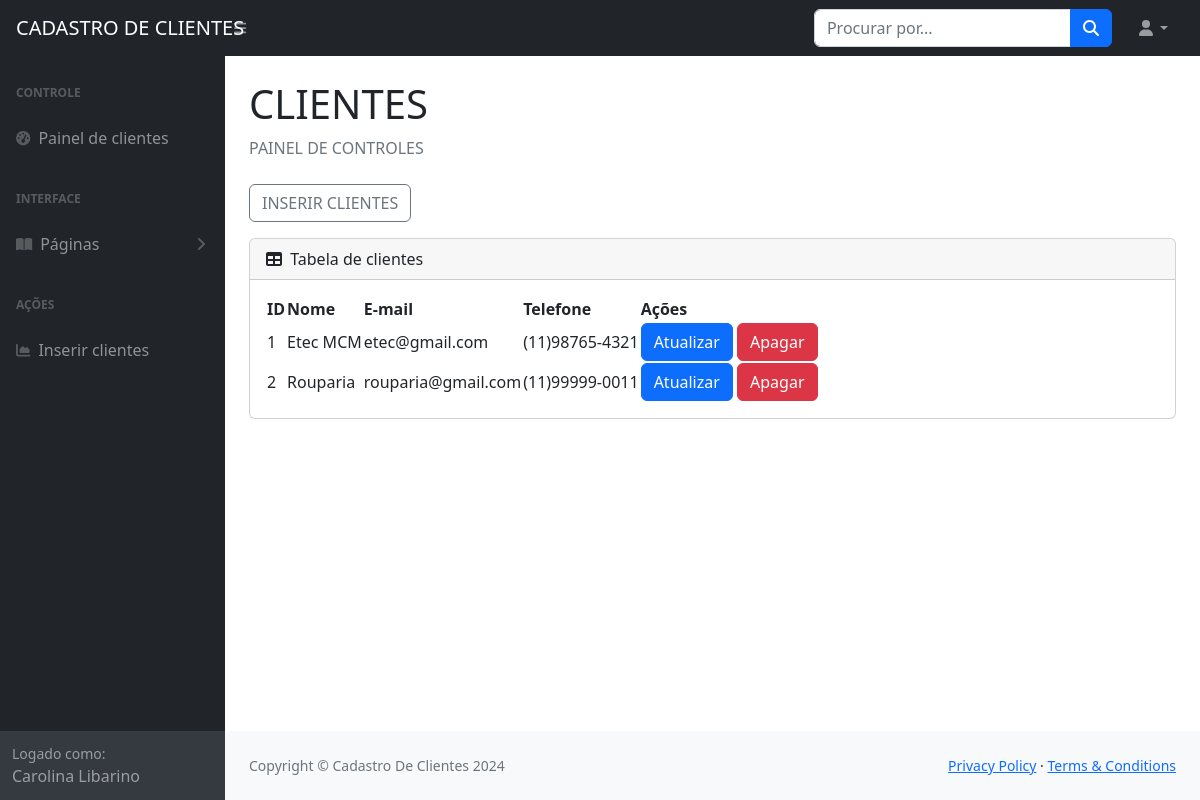
Page /Painel/index.php (signed in) on the committed database.
### tables this page shows
CREATE TABLE `clientes` (
  `id_cliente` int(11) NOT NULL,
  `nome_cliente` varchar(255) NOT NULL,
  `email_cliente` varchar(255) NOT NULL,
  `telefone` varchar(255) NOT NULL
);

### Painel/index.php (the view, shortened to what this page needs)
<?php
    include 'conecta.php';
    include 'menu.php';
?>
<div id="layoutSidenav_content">
    <main>
        <div class="container-fluid px-4">
            <h1 class="mt-4">CLIENTES</h1>
            <ol class="breadcrumb mb-4">
                <li class="breadcrumb-item active">PAINEL DE CONTROLES</li>
            </ol>
            <a href='form_insere_clientes.php'><button class='btn btn-outline-secondary'
                    style="margin-bottom: 1rem;">INSERIR CLIENTES</button></a>
            <div class="card mb-4">
                <div class="card-header">
                    <i class="fas fa-table me-1"></i>
                    Tabela de clientes
                </div>
                <div class="card-body">
                    <table id="datatablesSimple">
                        <thead>
                            <tr>
                                <th scope="col">ID</th>
                                <th scope="col">Nome</th>
                                <th scope="col">E-mail</th>
                                <th scope="col">Telefone</th>
                                <th scope="col">Ações</th>
                            </tr>
                        </thead>
                        <tbody>
                            <?php
                            $sql = "SELECT * FROM clientes";
                            $consulta = $conexao->query($sql);
                            while ($dados = $consulta->fetch_assoc()) {
                                echo "<tr>";
                                echo "<td>" . $dados['id_cliente'] . "</td>";
                                echo "<td>" . $dados['nome_cliente'] . "</td>";
                                echo "<td>" . $dados['email_cliente'] . "</td>";
                                echo "<td>" . $dados['telefone'] . "</td>";
                                echo "<td>
                                            <a href='form_atualiza_cliente.php?id_cliente=" . $dados["id_cliente"] . "'><button class='btn btn-primary'>Atualizar</button></a>
                                            <a href='apaga_cliente.php?id_cliente=" . $dados["id_cliente"] . "'><button class='btn btn-danger' onclick='return confirmDelete()'>Apagar</button></a>
                                    </td>";
                                echo "</tr>";
                            }
                            ?>
                        </tbody>
                    </table>
                </div>
            </div>
        </div>
    </main>
    <footer class="py-4 bg-light mt-auto">
        <div class="container-fluid px-4">
            <div class="d-flex align-items-center justify-content-between small">
                <div class="text-muted">Copyright &copy; Cadastro De Clientes 2024</div>
                <div>
                    <a href="#">Privacy Policy</a>
                    &middot;
                    <a href="#">Terms &amp; Conditions</a>
                </div>
            </div>
        </div>
    </footer>
</div>
</div>
</body>
</html>

### Painel/menu.php (shortened to what this page needs)
<!DOCTYPE html>
<html lang="en">
<head>
    <link href="https://cdn.jsdelivr.net/npm/simple-datatables@7.1.2/dist/style.min.css" rel="stylesheet" />
    <link href="css/styles.css" rel="stylesheet" />
</head>
<body class="sb-nav-fixed">
    <nav class="sb-topnav navbar navbar-expand navbar-dark bg-dark">
        <a class="navbar-brand ps-3" href="index.php">CADASTRO DE CLIENTES</a>
        <button class="btn btn-link btn-sm order-1 order-lg-0 me-4 me-lg-0" id="sidebarToggle" href="#!"><i
                class="fas fa-bars"></i></button>
        <form class="d-none d-md-inline-block form-inline ms-auto me-0 me-md-3 my-2 my-md-0">
            <div class="input-group">
                <input class="form-control" type="text" placeholder="Procurar por..." aria-label="Search for..."
                    aria-describedby="btnNavbarSearch" />
                <button class="btn btn-primary" id="btnNavbarSearch" type="button"><i
                        class="fas fa-search"></i></button>
            </div>
        </form>
        <ul class="navbar-nav ms-auto ms-md-0 me-3 me-lg-4">
            <li class="nav-item dropdown">
                <a class="nav-link dropdown-toggle" id="navbarDropdown" href="#" role="button" data-bs-toggle="dropdown"
                    aria-expanded="false"><i class="fas fa-user fa-fw"></i></a>
            </li>
        </ul>
    </nav>
    <div id="layoutSidenav">
        <div id="layoutSidenav_nav">
            <nav class="sb-sidenav accordion sb-sidenav-dark" id="sidenavAccordion">
                <div class="sb-sidenav-menu">
                    <div class="nav">
                        <div class="sb-sidenav-menu-heading">Controle</div>
                        <a class="nav-link" href="index.php">
                            <div class="sb-nav-link-icon"><i class="fas fa-tachometer-alt"></i></div>
                            Painel de clientes
                        </a>
                        <div class="sb-sidenav-menu-heading">Interface</div>
                        <a class="nav-link collapsed" href="#" data-bs-toggle="collapse" data-bs-target="#collapsePages"
                            aria-expanded="false" aria-controls="collapsePages">
                            <div class="sb-nav-link-icon"><i class="fas fa-book-open"></i></div>
                            Páginas
                            <div class="sb-sidenav-collapse-arrow"><i class="fas fa-angle-down"></i></div>
                        </a>
                        <div class="sb-sidenav-menu-heading">Ações</div>
                        <a class="nav-link" href="form_insere_clientes.php">
                            <div class="sb-nav-link-icon"><i class="fas fa-chart-area"></i></div>
                            Inserir clientes
                        </a>
                    </div>
                </div>
                <div class="sb-sidenav-footer">
                    <div class="small">Logado como:</div>
                    <?php echo $_SESSION['nome']; ?>
                </div>
            </nav>
        </div>

### rows in the picture
clientes: id_cliente "1", nome_cliente "Etec MCM", email_cliente "etec@gmail.com", telefone "(11)98765-4321"
clientes: id_cliente "2", nome_cliente "Rouparia", email_cliente "rouparia@gmail.com", telefone "(11)99999-0011"

### other values in the picture
$_SESSION['nome'] "Carolina Libarino"
